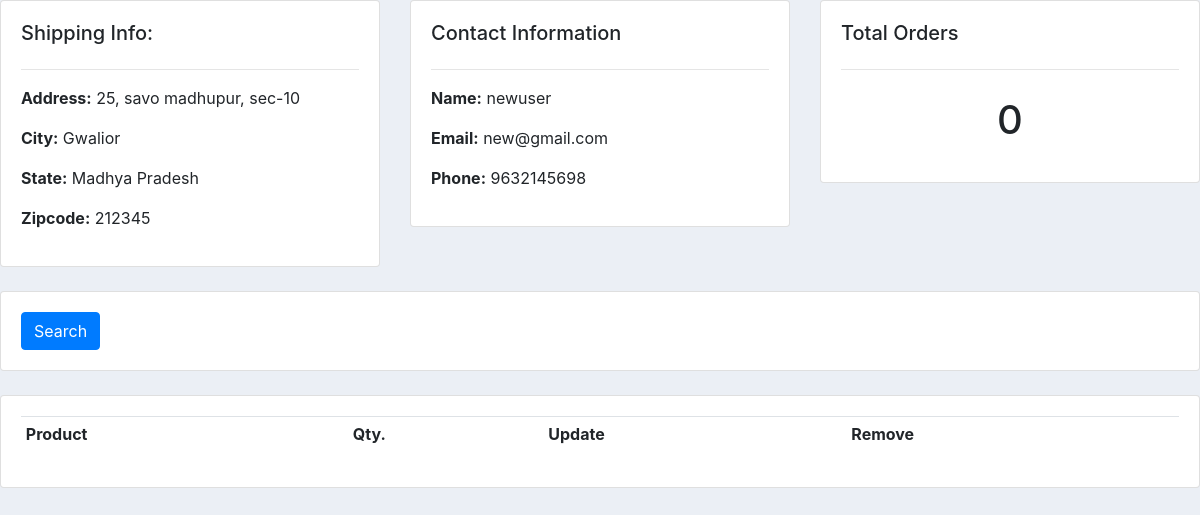
The app's page /customer/6/ (signed in), older data.
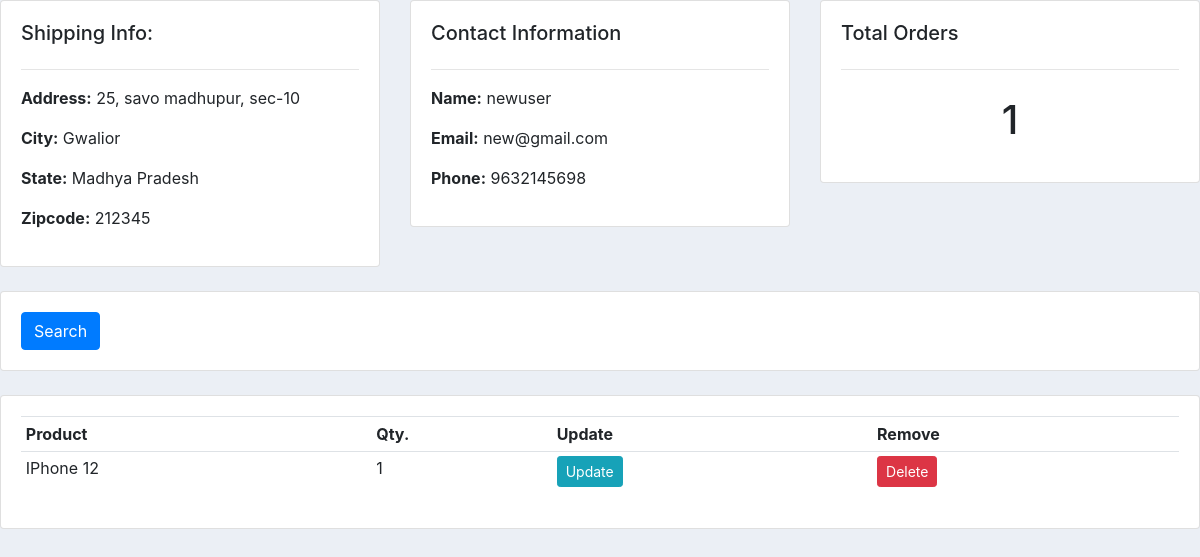
The same page, newer data.
### store/models.py (models this page shows, shortened)
class ShippingAddress(models.Model):
	customer = models.ForeignKey(Customer, on_delete=models.SET_NULL, null=True)
	order = models.ForeignKey(Order, on_delete=models.SET_NULL, null=True)
	address = models.CharField(max_length=200, null=False)
	city = models.CharField(max_length=200, null=False)
	state = models.CharField(max_length=200, null=False)
	zipcode = models.CharField(max_length=200, null=False)
	date_added = models.DateTimeField(auto_now_add=True)

class OrderItem(models.Model):
	customer = models.ForeignKey(
		Customer, on_delete=models.SET_NULL, null=True, blank=True)
	product = models.ForeignKey(
		Product, on_delete=models.SET_NULL, null=True, blank=True)
	order = models.ForeignKey(
		Order, on_delete=models.SET_NULL, null=True, blank=True)
	quantity = models.IntegerField(default=0, null=True, blank=False)
	date_added = models.DateTimeField(auto_now_add=True)

class Product(models.Model):
	name = models.CharField(max_length=200, null=True)
	price = models.FloatField()
	digital = models.BooleanField(default=False, null=True, blank=False)
	image = models.ImageField(null=True, blank=True)
	def __str__(self):
		return self.name

### store/decorators.py (the view)
    def wrapper_func(request, *args, **kwargs):
        group = None
        if request.user.groups.exists():
            group = request.user.groups.all()[0].name
        if group == 'admin':
            return view_func(request, *args, **kwargs)
        if group != 'admin':
            return redirect('store')

### store/views.py (called while the page is built)
@login_required(login_url='login')
@admin_only
def customer(request, pk):
	customer = Customer.objects.get(id=pk)
	orders = customer.orderitem_set.all()
	shippinginfo = customer.shippingaddress_set.all()
	total_order = orders.count()
	context = {'customer': customer, 'orders': orders, 'total_order':total_order, 'shippinginfo': shippinginfo}
	return render(request, 'store/customer.html', context)

### store/templates/store/customer.html (shortened to what this page needs)
{% load static %}
<!DOCTYPE html>
<html>
    <head>
        <link rel="stylesheet" href="https://stackpath.bootstrapcdn.com/bootstrap/4.3.1/css/bootstrap.min.css">
        <link rel="stylesheet" type="text/css" href="{% static 'css/dashboard.css' %}">
    </head>
<body>
    <div class="row">
        <div class="col-md">
            <div class="card card-body">
                <h5>Shipping Info: </h5>
                <hr>
                {% for i in shippinginfo %}
                    <p><b>Address:</b>  {{i.address}}</p>
                    <p><b>City:</b>  {{i.city}}</p>
                    <p><b>State:</b>  {{i.state}}</p>
                    <p><b>Zipcode:</b>  {{i.zipcode}}</p>
                {% endfor %}
            </div>
        </div>
        <div class="col-md">
            <div class="card card-body">
                <h5>Contact Information</h5>
                <hr>
                <p><b>Name:</b>  {{customer.name}}</p>
                <p><b>Email:</b>  {{customer.email}}</p>
                <p><b>Phone:</b>  {{customer.phone}}</p>
            </div>
        </div>
        <div class="col-md">
            <div class="card card-body">
                <h5>Total Orders</h5>
                <hr>
                <h1 style="text-align: center;padding: 10px">{{total_order}}</h1>
            </div>
        </div>
    </div>
    <br>
    <div class="row">
        <div class="col">
            <div class="card card-body">
                <form method="get">
                <button class="btn btn-primary" type="submit">Search</button>
            </form>
            </div>
        </div>
    </div>
    <br>
    <div class="row">
        <div class="col-md">
            <div class="card card-body">
                <table class="table table-sm">
                    <tr>
                        <th>Product</th>
                        <th>Qty.</th>
                        <th>Update</th>
                        <th>Remove</th>
                    </tr>
                    {% for i in orders %}
                        <tr>
                            <td>{{i.product}}</td>
                            <td>{{i.quantity}}</td>
                            <td><a class="btn btn-sm btn-info" href="">Update</a></td>
                            <td><a class="btn btn-sm btn-danger" href="">Delete</a></td>
                        </tr>
                    {% endfor %}
                </table>
            </div>
        </div>
    </div>
</body>
</html>

Row changes from the older to the newer data that the page shows:
now on this page (row edited): OrderItem: product "IPhone 12", quantity "1"
Text that changed along with them:
{{ total_order }}: "0" → "1"
